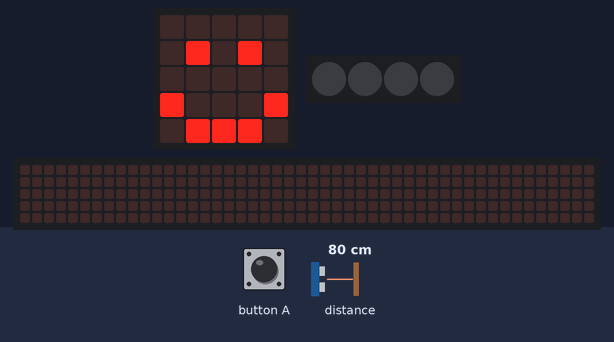
Simulated run of this program. Board: BBC micro:bit (MakeCode). On the bench: the board's 5×5 LED display, 4 RGB LEDs in strip order, left to right, a strip that is not on the board, showing the scrolling text unrolled. Inputs (shaded band) come from the test bench; at power-on: distance to the obstacle 80 cm. Dim RGB values are drawn brighter than linear; the 48×5 strip is a reading aid, not a part: it shows the text the display is scrolling, unrolled, one strip-width of it at a time.

Above: at 1.8 s.
1.9 s: button A pressed for 0.15 s
At 4.53 s:
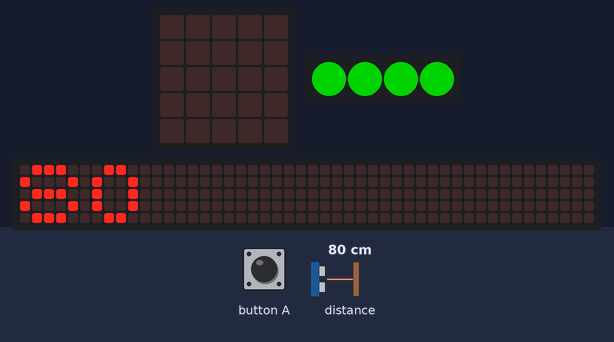
At 7.9 s:
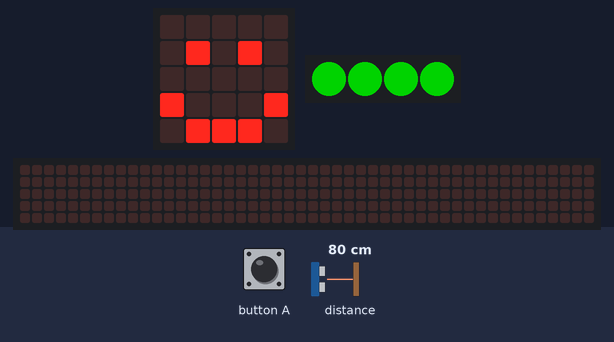
Timing chart, 0 to 9.6 s (numbered marks = the images above; inputs shaded):
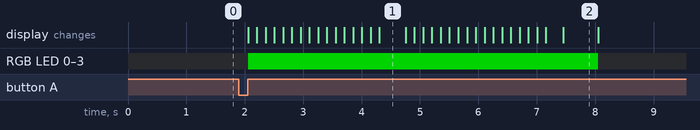

Measured:
- after the input at 1.9 s, RGB LED 0–3: off → RGB(0, 127, 0) after 0.16 s, → off 6.0 s later; the display: changes after 0.16 s (image 1)
- what the display in image 1 shows lasts 0.5 s, from 4.3 s to 4.8 s
- what the display in image 2 shows lasts 0.6 s, from 7.5 s to 8.1 s

The program:

main.ts
```typescript
// (licence header left out)
// variables
let distanceFromObject: number = 0
let neopixelStrip: neopixel.Strip = null

// on startup
neopixelStrip = neopixel.create(DigitalPin.P16, 4, NeoPixelMode.RGB)
neopixelStrip.setPixelColor(0, neopixel.colors(NeoPixelColors.Black))
neopixelStrip.setPixelColor(1, neopixel.colors(NeoPixelColors.Black))
neopixelStrip.setPixelColor(2, neopixel.colors(NeoPixelColors.Black))
neopixelStrip.setPixelColor(3, neopixel.colors(NeoPixelColors.Black))
neopixelStrip.show()
basic.clearScreen()
basic.showIcon(IconNames.Happy)

// on button A, if sonar measures less than 10cm
input.onButtonPressed(Button.A, function () {
  basic.clearScreen()
  distanceFromObject = sonar.ping(
    DigitalPin.P1,
    DigitalPin.P2,
    PingUnit.Centimeters
  )
  if (distanceFromObject >= 10) {
    // turning neopixels green
    neopixelStrip.setPixelColor(0, neopixel.colors(NeoPixelColors.Green))
    neopixelStrip.setPixelColor(1, neopixel.colors(NeoPixelColors.Green))
    neopixelStrip.setPixelColor(2, neopixel.colors(NeoPixelColors.Green))
    neopixelStrip.setPixelColor(3, neopixel.colors(NeoPixelColors.Green))
    neopixelStrip.show()

    // displaying distanceFromObject
    basic.showNumber(distanceFromObject)
    basic.showString('cm')
    basic.showIcon(IconNames.Happy)

    // turning neopixels off
    neopixelStrip.setPixelColor(0, neopixel.colors(NeoPixelColors.Black))
    neopixelStrip.setPixelColor(1, neopixel.colors(NeoPixelColors.Black))
    neopixelStrip.setPixelColor(2, neopixel.colors(NeoPixelColors.Black))
    neopixelStrip.setPixelColor(3, neopixel.colors(NeoPixelColors.Black))
    neopixelStrip.show()
  } else {
    // turning neopixels red
    neopixelStrip.setPixelColor(0, neopixel.colors(NeoPixelColors.Red))
    neopixelStrip.setPixelColor(1, neopixel.colors(NeoPixelColors.Red))
    neopixelStrip.setPixelColor(2, neopixel.colors(NeoPixelColors.Red))
    neopixelStrip.setPixelColor(3, neopixel.colors(NeoPixelColors.Red))
    neopixelStrip.show()

    // displaying distanceFromObject
    basic.showNumber(distanceFromObject)
    basic.showString('cm')
    basic.showIcon(IconNames.Happy)

    // turning neopixels off
    neopixelStrip.setPixelColor(0, neopixel.colors(NeoPixelColors.Black))
    neopixelStrip.setPixelColor(1, neopixel.colors(NeoPixelColors.Black))
    neopixelStrip.setPixelColor(2, neopixel.colors(NeoPixelColors.Black))
    neopixelStrip.setPixelColor(3, neopixel.colors(NeoPixelColors.Black))
    neopixelStrip.show()
  }
})
```
